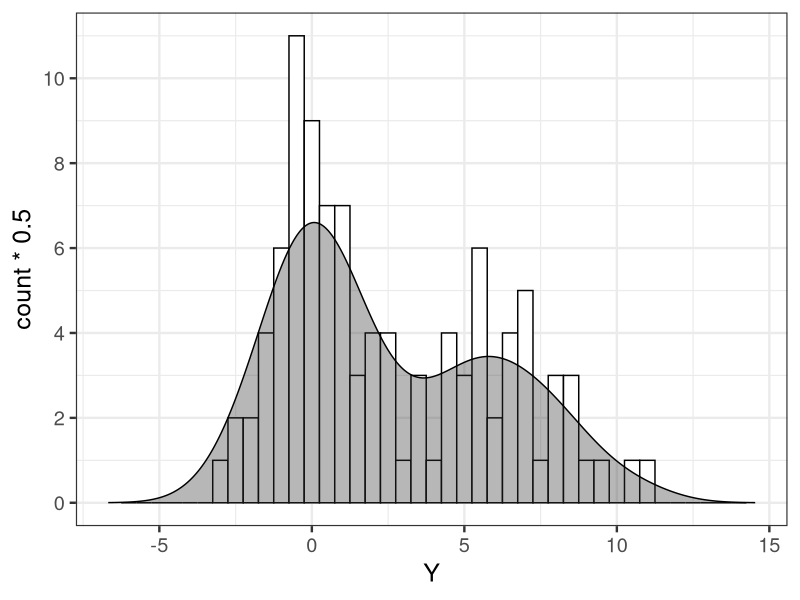

Write the R code that produced this figure.
library(ggplot2)

d <- read.csv(file='input/data-mix1.txt')
dens <- density(d$Y)

p <- ggplot(data=d, aes(x=Y)) +
  theme_bw(base_size=18) +
  geom_histogram(binwidth=0.5, colour='black', fill='white') +
  geom_density(aes(y=..count.. * 0.5), alpha=0.35, colour='black', fill='gray20') +
  scale_y_continuous(breaks=seq(from=0, to=10, by=2)) +
  labs(x='Y') + xlim(range(dens$x))
ggsave(file='output/fig11-2.png', plot=p, dpi=300, w=4, h=3)
